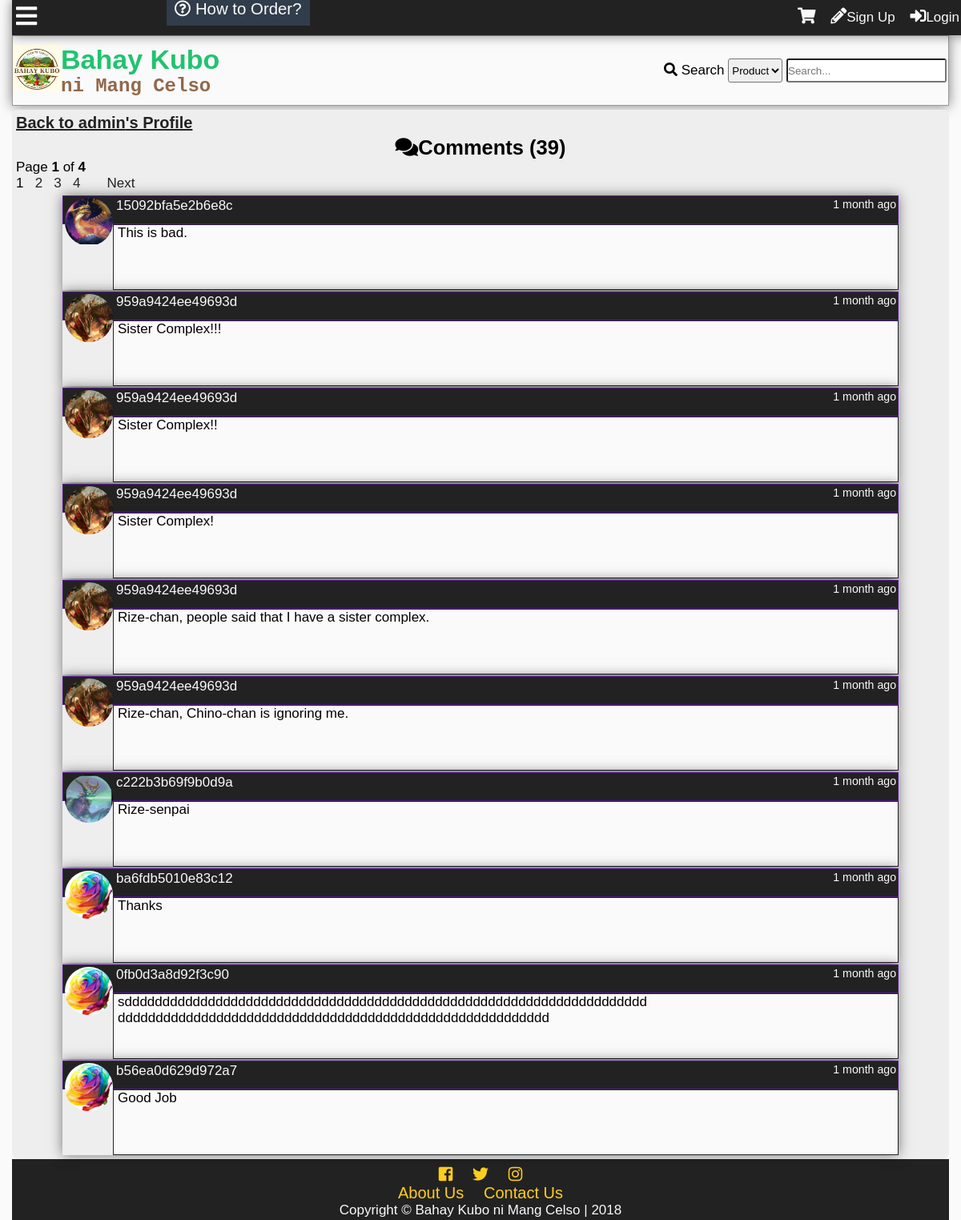
The page /profilecomments.php?id=1 on the database as committed earlier.
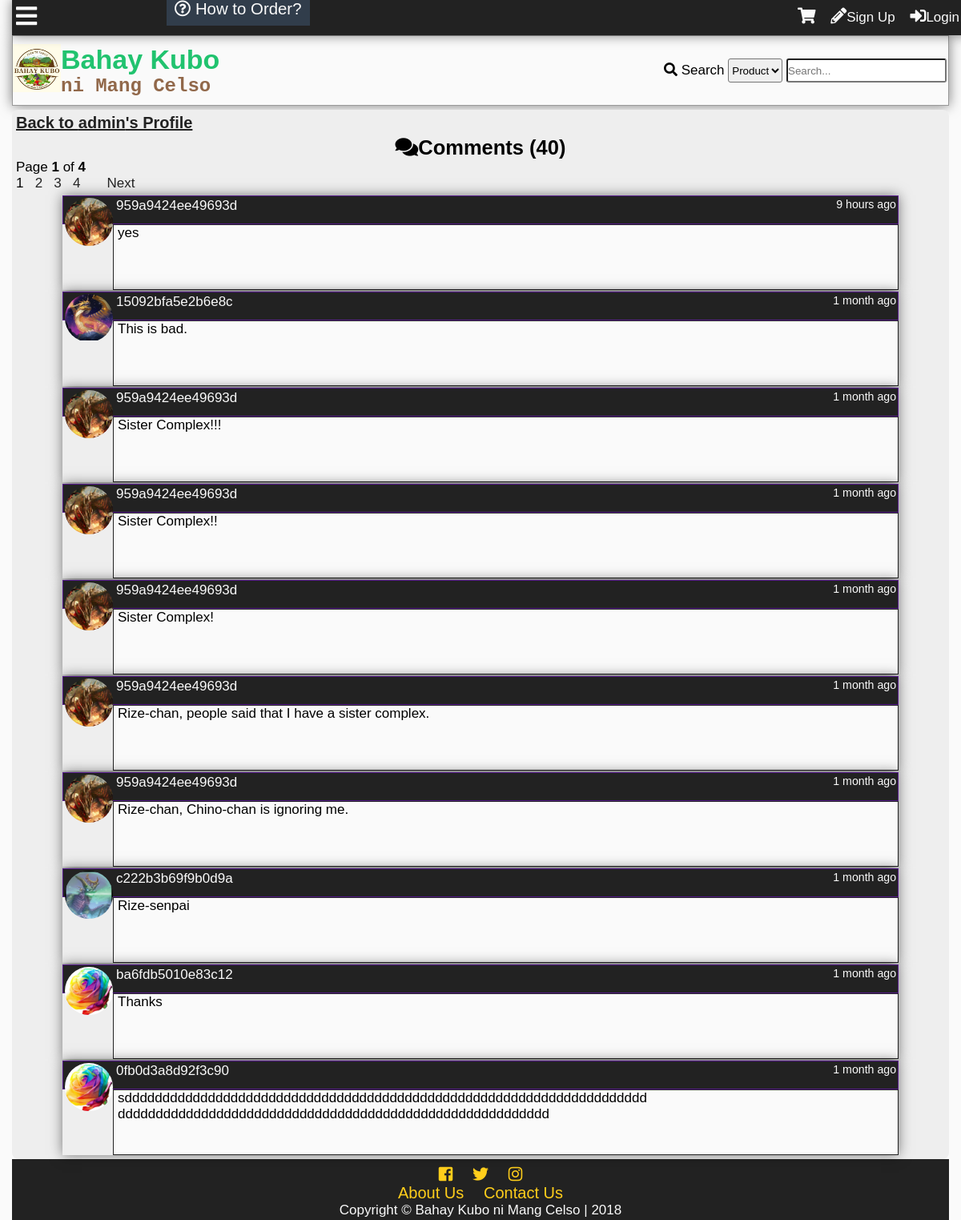
The same page on the database as committed later.
### tables this page shows
CREATE TABLE `tblcomment` (
  `commentid` int(11) NOT NULL,
  `userid` int(11) NOT NULL,
  `receiver` int(11) NOT NULL,
  `comment` text NOT NULL,
  `dateposted` datetime NOT NULL DEFAULT '0000-00-00 00:00:00',
  `modified` timestamp NULL DEFAULT NULL ON UPDATE CURRENT_TIMESTAMP
);

CREATE TABLE `tbluser` (
  `userid` int(11) NOT NULL,
  `username` varchar(100) NOT NULL,
  `password` varchar(100) NOT NULL,
  `firstname` varchar(100) NOT NULL,
  `middlename` varchar(100) NOT NULL,
  `lastname` varchar(100) NOT NULL,
  `birthday` varchar(20) NOT NULL,
  `datecreated` timestamp NOT NULL DEFAULT '0000-00-00 00:00:00',
  `email` varchar(100) NOT NULL,
  `website` varchar(255) NOT NULL,
  `location` varchar(255) NOT NULL,
  `usertypeid` int(11) NOT NULL,
  `access` int(11) NOT NULL,
  `imgpath` varchar(200) NOT NULL,
  `bio` text NOT NULL,
  `is_show_email` tinyint(1) NOT NULL,
  `gender` int(11) NOT NULL,
  `lastupdate` timestamp NOT NULL DEFAULT '0000-00-00 00:00:00',
  `lastonline` timestamp NOT NULL DEFAULT '0000-00-00 00:00:00',
  `profileviews` int(11) NOT NULL
);

### profilecomments.php (the view, shortened to what this page needs)
<?php
include'functions.php';
require_once'connection.php';if(isset($_GET['id'])){
	$id=$_GET['id'];
	$sql="SELECT username FROM tbluser WHERE userid='$id'";
	$result=$conn->query($sql);
	$fetch=$result->fetch_object();
	if(!$fetch){
		die('This page doesn\'t exist.');
	}else{
	$name=$fetch->username;
	}
}else{
	die('This page doesn\'t exist.');
}
?>
<!DOCTYPE html>
<html lang="en">
<head>
    <link rel="stylesheet" href="css/style.css">
  	<link rel="stylesheet" href="css/fontawesome-all.css">
</head>
<body onscroll="scrollOpacity()">
	<div class="main-container">
		<div class="other-content">
			<h1><a class="btp" href="profile.php?id=<?php echo $_GET['id'] ?>">Back to <?php echo $name ?>'s Profile</a></h1>
<?php
$sql="SELECT commentid FROM tblcomment WHERE receiver='$id'";
$result=$conn->query($sql);
$rows=$result->num_rows;
$page_rows = 10;
$last = ceil($rows/$page_rows);
$pagenum = 1;
$limit = 'LIMIT ' .($pagenum - 1) * $page_rows .',' .$page_rows;
$sql3="SELECT commentid,tblcomment.userid,username,comment,dateposted,imgpath,modified FROM tblcomment
LEFT JOIN tbluser
	ON tblcomment.userid = tbluser.userid
WHERE receiver='$id'
ORDER BY commentid DESC $limit";
$textline1 = "<i class='fas fa-comments'></i>Comments (<b>".number_format($rows)."</b>)";
$textline2 = "Page <b>$pagenum</b> of <b>$last</b>";
$paginationCtrls = '';
if($last != 1){
    $paginationCtrls .= ''.$pagenum.' &nbsp; ';
	for($i = $pagenum+1; $i <= $last; $i++){
		$paginationCtrls .= '<a href="'.$_SERVER['PHP_SELF'].'?id='.$_GET['id'].'&pn='.$i.'">'.$i.'</a> &nbsp; ';
	}
	    if ($pagenum != $last) {
        $next = $pagenum + 1;
        $paginationCtrls .= ' &nbsp; &nbsp; <a href="'.$_SERVER['PHP_SELF'].'?id='.$_GET['id'].'&pn='.$next.'">Next</a> ';
    }
}
 echo'<h2>  '.$textline1.'</h2>
  <p>  '.$textline2.' </p>
  <div id="pagination_controls"> '.$paginationCtrls.'</div>';
$result3=$conn->query($sql3);
while($rows2=$result3->fetch_object()){
	$Cuser=$rows2->username;
	$Ccomment=$rows2->comment;
	$dateposted=$rows2->dateposted;
	$Cimg=$rows2->imgpath;
	$modified=$rows2->modified;
	if($Cimg==''){
		$Cimg='img/default.png';
	}
	if($modified==0){
		$modified='';
	}else{
		$modified='<i>Modified: '.time_elapsed_string($modified).'</i>';
	}
	echo'<div class="comment-box">
	<div class="comment-header">
	<a class="cm-user" href="profile.php?name='.$Cuser.'">
	<div class="comment-tn">
	<img src="'.$Cimg.'">
	</div>
	'.$Cuser.'</a>
	<small>'.time_elapsed_string($dateposted).'</small>
	</div>
	<div class="comment-body">
	<div class="com-container"><p class="comment-cm">'.nl2br($Ccomment).'</p></div>
		<p class="modified">'.$modified.'</p>';
		echo'
		</div>
		</div>';
	}
?>
		</div>
	</div>
</body>
</html>

Rows that differ between the two databases and show on the page:
no longer on this page (row unchanged): tblcomment: userid.username "b56ea0d629d972a7", dateposted "1 month ago", comment "Good Job"
added tblcomment: userid.imgpath (picture), userid.username "959a9424ee49693d", dateposted "9 hours ago", comment "yes"
Other text that changed with them:
$rows: "39" → "40"
